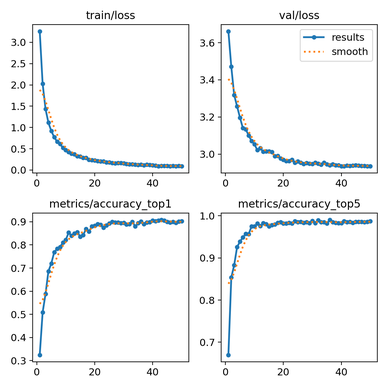
#> input picture runs/classify/train/results.png, 388 x 388 px, shrunk from 1200 x 1200 before the run, found by its file name
$ jupyter execute 3_Results.ipynb
#> lines starting #> are read from the running program, lines starting #| are printed output that depends on the picture
[cell 1]
from google.colab import drive
drive.mount('/content/drive')

[cell 2]
## Importing Libraries
import shutil
import cv2
import matplotlib.pyplot as plt

[cell 3]
shutil.copytree('/content/drive/MyDrive/Brain_Tumor/runs','/content/runs')

# **Results**

[cell 4]
plt.imshow(cv2.imread('/content/runs/classify/train/results.png')[:,:,::-1])

[cell 5]
plt.imshow(cv2.imread('/content/runs/classify/train/confusion_matrix_normalized.png')[:,:,::-1])
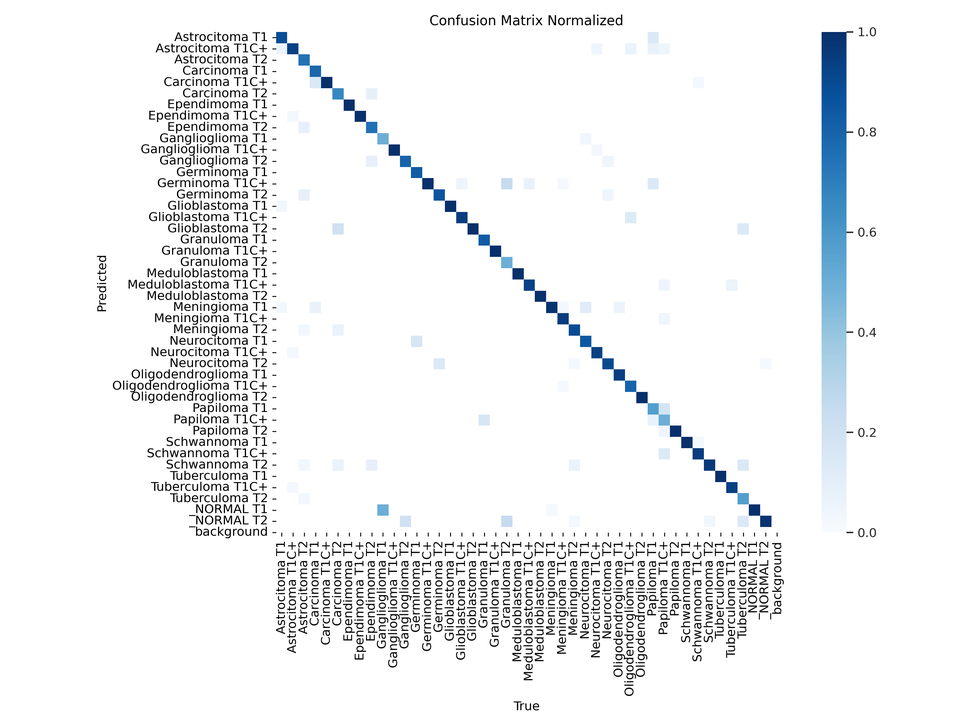
#> input picture runs/classify/train/confusion_matrix_normalized.png, 970 x 727 px, shrunk from 3000 x 2250 before the run, found by its file name

# **OUTPUT**
Prediction_batch_1

[cell 6]
plt.imshow(cv2.imread('/content/runs/classify/train/val_batch0_labels.jpg')[:,:,::-1])
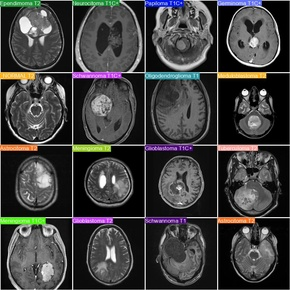
#> input picture runs/classify/train/val_batch0_labels.jpg, 290 x 290 px, shrunk from 896 x 896 before the run, found by its file name

[cell 7]
plt.imshow(cv2.imread('/content/runs/classify/train/val_batch0_pred.jpg')[:,:,::-1])
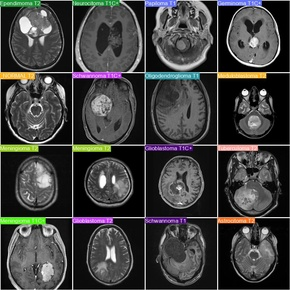
#> input picture runs/classify/train/val_batch0_pred.jpg, 290 x 290 px, shrunk from 896 x 896 before the run, found by its file name

Prediction_batch_2

[cell 8]
plt.imshow(cv2.imread('/content/runs/classify/train/val_batch1_labels.jpg')[:,:,::-1])
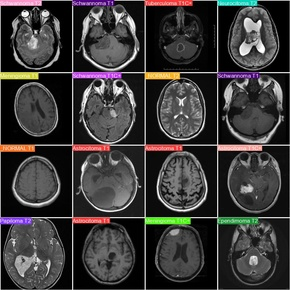
#> input picture runs/classify/train/val_batch1_labels.jpg, 290 x 290 px, shrunk from 896 x 896 before the run, found by its file name

[cell 9]
plt.imshow(cv2.imread('/content/runs/classify/train/val_batch1_pred.jpg')[:,:,::-1])
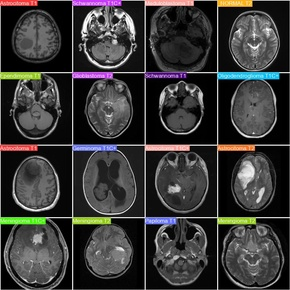
#> input picture runs/classify/train/val_batch1_pred.jpg, 290 x 290 px, shrunk from 896 x 896 before the run, found by its file name
